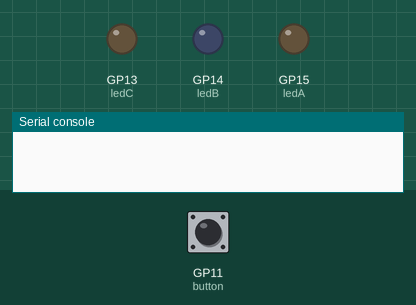
Recording of a program running on a simulated Raspberry Pi Pico running MicroPython. Shown: output pins drawn as LEDs (lit = HIGH), the last lines printed to the serial console. Dashed ring = blinking. The test bench sets the inputs (shaded band); at power-on: GP11 (button) LOW.

Above: at 1.2 s.
1.3 s: GP11 (button) pulled HIGH for 0.15 s
At 1.42 s:
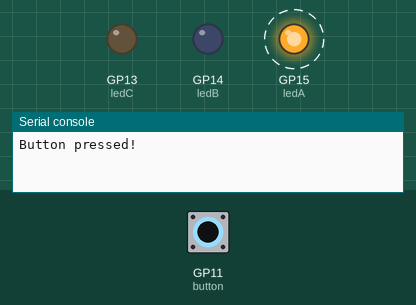
At 1.92 s:
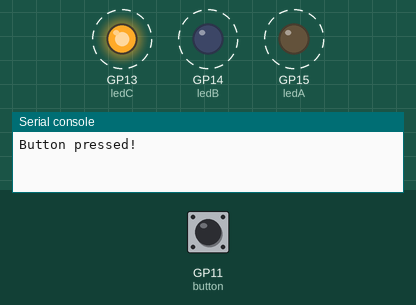
4.3 s: GP11 (button) pulled HIGH for 1 s
7.3 s: GP11 (button) pulled HIGH for 3.2 s
Timing chart, 0 to 14.1 s (numbered marks = the images above; inputs shaded):
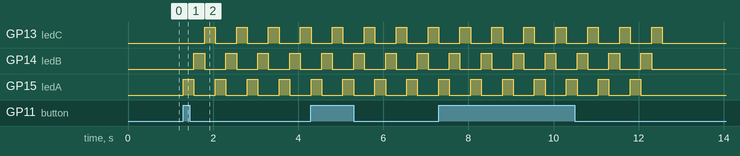

Measured:
- after the input at 1.3 s, GP13 (ledC): alternates HIGH for 0.25 s and LOW for 0.50 s, starting after 0.50 s; GP14 (ledB): alternates HIGH for 0.25 s and LOW for 0.50 s, starting after 0.25 s; GP15 (ledA): alternates HIGH for 0.25 s and LOW for 0.50 s, starting at once

The program:

button-led-chase.py
```python
'''
Button-Led-Chase example
------------------------
Internal pull-down resistor is activated instead of adding one to the breadboard.
'''

from machine import Pin
from utime import sleep

button = Pin(11, Pin.IN, Pin.PULL_DOWN)

ledA = Pin(15, Pin.OUT)
ledB = Pin(14, Pin.OUT)
ledC = Pin(13, Pin.OUT)

myDelay = 0.25 # myDelay is quarter of a second

while True:
    if button.value() == 1:
        print("Button pressed!")
        #for loop condition. Repeats 5 times
        for x in range(5):
            ledA.on()
            sleep(myDelay)
            ledA.off()
            ledB.on()
            sleep(myDelay)
            ledB.off()
            ledC.on()
            sleep(myDelay)
            ledC.off()
```
